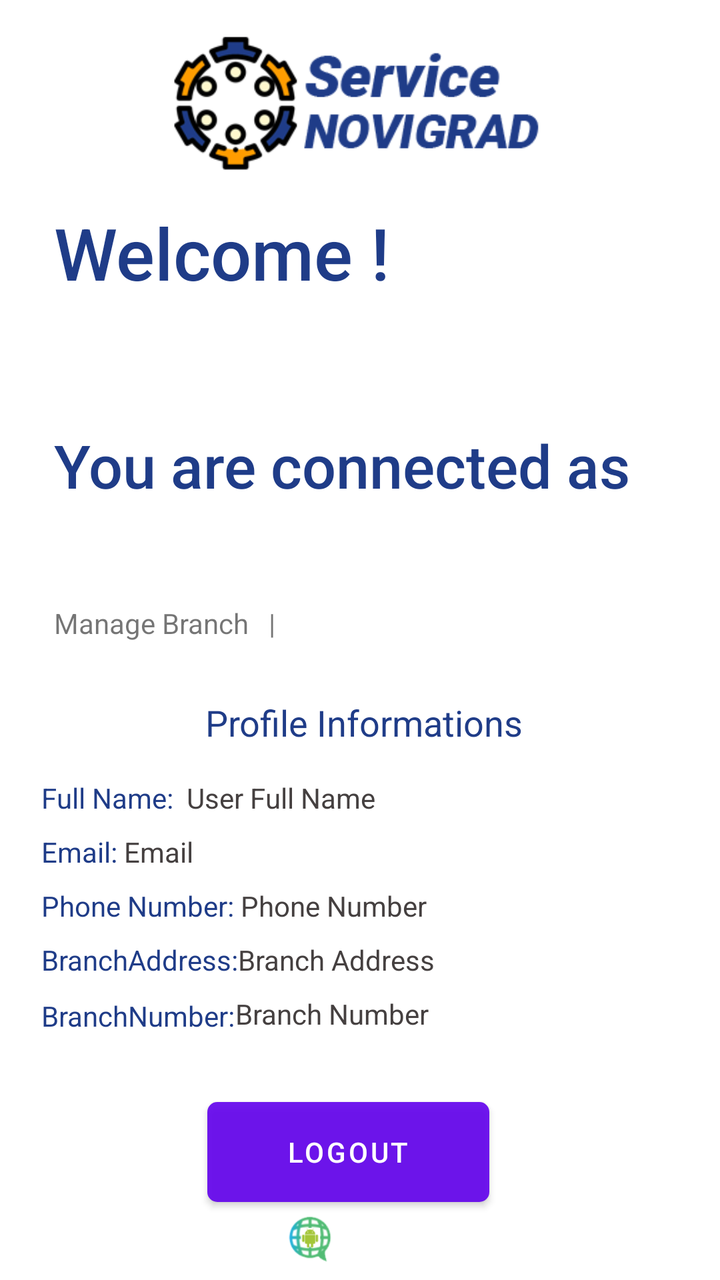
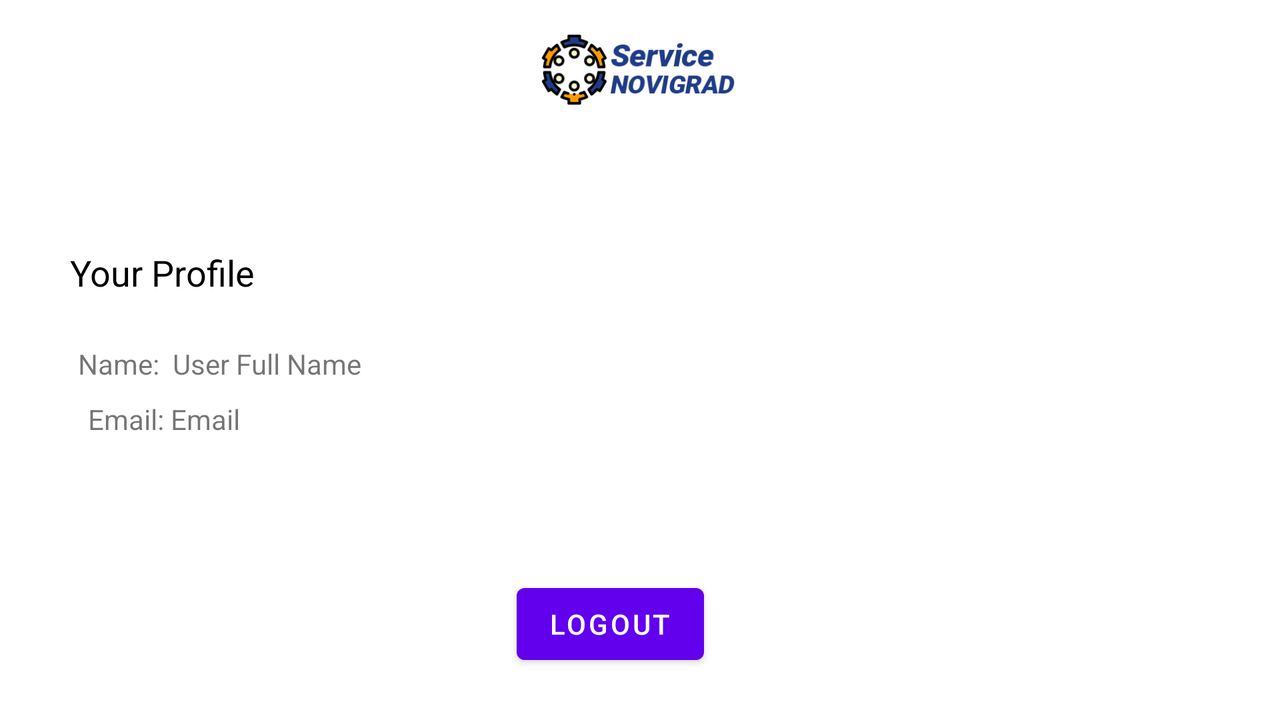

Compare how this app lays out the same screen by default and in its alternative resource folder. The renders come first, then the two layout files and the values they reference.
<!-- AndroidManifest.xml: application theme AppTheme -->
<!-- res/layout/activity_main.xml -->
<?xml version="1.0" encoding="utf-8"?>
<androidx.constraintlayout.widget.ConstraintLayout xmlns:android="http://schemas.android.com/apk/res/android"
    xmlns:app="http://schemas.android.com/apk/res-auto"
    xmlns:tools="http://schemas.android.com/tools"
    android:layout_width="match_parent"
    android:layout_height="match_parent"
    android:background="@drawable/bg1"
    tools:context=".MainActivity">

    <ImageView
        android:id="@+id/imageView5"
        android:layout_width="80dp"
        android:layout_height="26dp"
        android:layout_marginBottom="8dp"
        app:layout_constraintBottom_toBottomOf="parent"
        app:layout_constraintEnd_toEndOf="parent"
        app:layout_constraintStart_toStartOf="parent"
        app:srcCompat="@drawable/glbmlogo" />

    <TextView
        android:id="@+id/textViewFullName1"
        android:layout_width="wrap_content"
        android:layout_height="wrap_content"
        android:fontFamily="sans-serif-medium"
        android:text="hisname"
        android:textAppearance="@style/TextAppearance.AppCompat.Display3"
        android:textColor="#FFFFFF"
        android:textSize="36sp"
        app:layout_constraintStart_toStartOf="@+id/textViewWelcome"
        app:layout_constraintTop_toBottomOf="@+id/textViewWelcome" />

    <Button
        android:id="@+id/buttonLogout"
        android:layout_width="141dp"
        android:layout_height="50dp"
        android:layout_marginTop="16dp"
        android:background="@drawable/roundedlayout"
        android:text="Logout"
        app:layout_constraintEnd_toEndOf="parent"
        app:layout_constraintHorizontal_bias="0.473"
        app:layout_constraintStart_toStartOf="parent"
        app:layout_constraintTop_toBottomOf="@+id/textViewPhoneNumber" />

    <ImageView
        android:id="@+id/imageView2"
        android:layout_width="200dp"
        android:layout_height="70dp"
        android:layout_marginTop="16dp"
        app:layout_constraintEnd_toEndOf="parent"
        app:layout_constraintStart_toStartOf="parent"
        app:layout_constraintTop_toTopOf="parent"
        app:srcCompat="@drawable/logo" />

    <TextView
        android:id="@+id/textViewWelcome"
        android:layout_width="wrap_content"
        android:layout_height="54dp"
        android:layout_marginTop="16dp"
        android:capitalize="none"
        android:fontFamily="sans-serif-medium"
        android:text="Welcome !"
        android:textAppearance="@style/TextAppearance.AppCompat.Display3"
        android:textColor="@color/NovigradBlue"
        android:textSize="36sp"
        app:layout_constraintEnd_toEndOf="parent"
        app:layout_constraintHorizontal_bias="0.141"
        app:layout_constraintStart_toStartOf="parent"
        app:layout_constraintTop_toBottomOf="@+id/imageView2" />

    <TextView
        android:id="@+id/textViewConnectedAs"
        android:layout_width="wrap_content"
        android:layout_height="wrap_content"
        android:layout_marginTop="8dp"
        android:fontFamily="sans-serif-medium"
        android:text="You are connected as "
        android:textColor="@color/NovigradBlue"
        android:textSize="30sp"
        app:layout_constraintStart_toStartOf="@+id/textViewFullName1"
        app:layout_constraintTop_toBottomOf="@+id/textViewFullName1" />

    <TextView
        android:id="@+id/textViewRole"
        android:layout_width="wrap_content"
        android:layout_height="wrap_content"
        android:layout_marginTop="8dp"
        android:fontFamily="sans-serif-medium"
        android:text="role"
        android:textColor="#FFFFFF"
        android:textSize="30sp"
        app:layout_constraintStart_toStartOf="@+id/textViewConnectedAs"
        app:layout_constraintTop_toBottomOf="@+id/textViewConnectedAs" />

    <View
        android:id="@+id/textViewPhoneNumber"
        android:layout_width="352dp"
        android:layout_height="202dp"
        android:layout_marginTop="32dp"
        android:background="@drawable/roundedlayout2"
        app:layout_constraintEnd_toEndOf="parent"
        app:layout_constraintHorizontal_bias="0.6"
        app:layout_constraintStart_toStartOf="parent"
        app:layout_constraintTop_toBottomOf="@+id/textViewRole" />

    <TextView
        android:id="@+id/textViewBranchNumber"
        android:layout_width="wrap_content"
        android:layout_height="wrap_content"
        android:layout_marginTop="8dp"
        android:text="Branch Number"
        android:textColor="#454040"
        android:visibility="visible"
        app:layout_constraintStart_toEndOf="@+id/textViewBranchNumberNotToFill"
        app:layout_constraintTop_toBottomOf="@+id/textViewBranchAddress" />

    <TextView
        android:id="@+id/textViewBranchNumberNotToFill"
        android:layout_width="wrap_content"
        android:layout_height="wrap_content"
        android:layout_marginTop="36dp"
        android:text="BranchNumber:"
        android:textColor="@color/NovigradBlue"
        android:visibility="visible"
        app:layout_constraintStart_toStartOf="@+id/textViewPhoneNumberNotToFill"
        app:layout_constraintTop_toBottomOf="@+id/textViewPhoneNumberNotToFill" />

    <TextView
        android:id="@+id/textViewBranchAddress"
        android:layout_width="wrap_content"
        android:layout_height="wrap_content"
        android:layout_marginTop="8dp"
        android:text="Branch Address"
        android:textColor="#454040"
        android:visibility="visible"
        app:layout_constraintStart_toEndOf="@+id/textViewBranchAddressNotToFill"
        app:layout_constraintTop_toBottomOf="@+id/textViewPhoneNumbertoFill" />

    <TextView
        android:id="@+id/textViewBranchAddressNotToFill"
        android:layout_width="wrap_content"
        android:layout_height="wrap_content"
        android:layout_marginTop="8dp"
        android:text="BranchAddress:"
        android:textColor="@color/NovigradBlue"
        android:visibility="visible"
        app:layout_constraintStart_toStartOf="@+id/textViewPhoneNumberNotToFill"
        app:layout_constraintTop_toBottomOf="@+id/textViewPhoneNumberNotToFill" />

    <TextView
        android:id="@+id/textViewPhoneNumbertoFill"
        android:layout_width="wrap_content"
        android:layout_height="wrap_content"
        android:text="Phone Number"
        android:textColor="#454040"
        app:layout_constraintStart_toEndOf="@+id/textViewPhoneNumberNotToFill"
        app:layout_constraintTop_toTopOf="@+id/textViewPhoneNumberNotToFill" />

    <TextView
        android:id="@+id/textViewEmailToFill"
        android:layout_width="wrap_content"
        android:layout_height="wrap_content"
        android:text="Email"
        android:textColor="#454040"
        app:layout_constraintStart_toEndOf="@+id/textViewEmailnotToFill"
        app:layout_constraintTop_toTopOf="@+id/textViewEmailnotToFill" />

    <TextView
        android:id="@+id/textViewEmailnotToFill"
        android:layout_width="wrap_content"
        android:layout_height="wrap_content"
        android:layout_marginTop="8dp"
        android:text="Email: "
        android:textColor="@color/NovigradBlue"
        app:layout_constraintStart_toStartOf="@+id/textViewName"
        app:layout_constraintTop_toBottomOf="@+id/textViewName" />

    <TextView
        android:id="@+id/textViewFullName"
        android:layout_width="wrap_content"
        android:layout_height="wrap_content"
        android:layout_marginEnd="192dp"
        android:text="User Full Name"
        android:textColor="#454040"
        android:textSize="14sp"
        app:layout_constraintEnd_toEndOf="@+id/textViewPhoneNumber"
        app:layout_constraintHorizontal_bias="0.0"
        app:layout_constraintStart_toEndOf="@+id/textViewName"
        app:layout_constraintTop_toTopOf="@+id/textViewName" />

    <TextView
        android:id="@+id/textViewName"
        android:layout_width="wrap_content"
        android:layout_height="wrap_content"
        android:layout_marginStart="16dp"
        android:layout_marginTop="16dp"
        android:text="Full Name:  "
        android:textColor="@color/NovigradBlue"
        android:textSize="14sp"
        app:layout_constraintStart_toStartOf="@+id/textViewPhoneNumber"
        app:layout_constraintTop_toBottomOf="@+id/textViewPersonalnformations" />

    <TextView
        android:id="@+id/textViewPersonalnformations"
        android:layout_width="wrap_content"
        android:layout_height="wrap_content"
        android:layout_marginTop="16dp"
        android:text="Profile Informations"
        android:textColor="@color/NovigradBlue"
        android:textSize="18sp"
        app:layout_constraintEnd_toEndOf="@+id/textViewPhoneNumber"
        app:layout_constraintHorizontal_bias="0.508"
        app:layout_constraintStart_toStartOf="@+id/textViewPhoneNumber"
        app:layout_constraintTop_toTopOf="@+id/textViewPhoneNumber" />

    <TextView
        android:id="@+id/textViewPhoneNumberNotToFill"
        android:layout_width="wrap_content"
        android:layout_height="wrap_content"
        android:layout_marginTop="8dp"
        android:text="Phone Number: "
        android:textColor="@color/NovigradBlue"
        app:layout_constraintStart_toStartOf="@+id/textViewEmailnotToFill"
        app:layout_constraintTop_toBottomOf="@+id/textViewEmailnotToFill" />

    <TextView
        android:id="@+id/textViewManage"
        android:layout_width="wrap_content"
        android:layout_height="wrap_content"
        android:layout_marginBottom="12dp"
        android:text="Manage Branch   |"
        app:layout_constraintBottom_toTopOf="@+id/textViewPhoneNumber"
        app:layout_constraintStart_toStartOf="@+id/textViewRole" />

</androidx.constraintlayout.widget.ConstraintLayout>
<!-- resources referenced by this layout -->
<resources>
  <color name="NovigradBlue">#1f3c88</color>
  <!-- drawable glbmlogo: png bitmap (drawable, 31156 bytes) -->
  <!-- drawable logo: png bitmap (drawable, 33054 bytes) -->
  <!-- drawable roundedlayout (drawable) -->
  <?xml version="1.0" encoding="utf-8"?>
  <shape xmlns:android="http://schemas.android.com/apk/res/android"
      android:shape="rectangle">
      <solid android:color="#E6FFFFFF" />
      <corners
          android:bottomLeftRadius="5dp"
          android:bottomRightRadius="5dp"
          android:topLeftRadius="5dp"
          android:topRightRadius="5dp" />
  </shape>
  <!-- drawable roundedlayout2 (drawable) -->
  <?xml version="1.0" encoding="utf-8"?>
  <shape xmlns:android="http://schemas.android.com/apk/res/android"
      android:shape="rectangle">
      <solid android:color="#CDFFFFFF" />
      <corners
          android:bottomLeftRadius="30dp"
          android:bottomRightRadius="30dp"
          android:topLeftRadius="30dp"
          android:topRightRadius="30dp" />
  </shape>
</resources>
<!-- res/layout-land/activity_main.xml (the repository's variant of the layout above) -->
<!-- drawn on the phone turned sideways -->
<?xml version="1.0" encoding="utf-8"?>
<androidx.constraintlayout.widget.ConstraintLayout xmlns:android="http://schemas.android.com/apk/res/android"
    xmlns:app="http://schemas.android.com/apk/res-auto"
    xmlns:tools="http://schemas.android.com/tools"
    android:layout_width="match_parent"
    android:layout_height="match_parent"
    tools:context=".MainActivity">

    <TextView
        android:id="@+id/textView"
        android:layout_width="wrap_content"
        android:layout_height="wrap_content"
        android:layout_marginTop="24dp"
        android:text="Name:  "
        android:textSize="14sp"
        app:layout_constraintHorizontal_bias="0.066"
        app:layout_constraintLeft_toLeftOf="parent"
        app:layout_constraintRight_toRightOf="parent"
        app:layout_constraintTop_toBottomOf="@+id/textView3" />

    <Button
        android:id="@+id/buttonLogout"
        android:layout_width="wrap_content"
        android:layout_height="wrap_content"
        android:layout_marginBottom="24dp"
        android:onClick="logout"
        android:text="Logout"
        app:layout_constraintBottom_toBottomOf="parent"
        app:layout_constraintEnd_toEndOf="parent"
        app:layout_constraintHorizontal_bias="0.473"
        app:layout_constraintStart_toStartOf="parent" />

    <TextView
        android:id="@+id/textViewFullName"
        android:layout_width="wrap_content"
        android:layout_height="wrap_content"
        android:text="User Full Name"
        android:textSize="14sp"
        app:layout_constraintEnd_toEndOf="parent"
        app:layout_constraintHorizontal_bias="0.0"
        app:layout_constraintStart_toEndOf="@+id/textView"
        app:layout_constraintTop_toTopOf="@+id/textView" />

    <ImageView
        android:id="@+id/imageView2"
        android:layout_width="216dp"
        android:layout_height="37dp"
        android:layout_marginTop="16dp"
        app:layout_constraintEnd_toEndOf="parent"
        app:layout_constraintStart_toStartOf="parent"
        app:layout_constraintTop_toTopOf="parent"
        app:srcCompat="@drawable/logo" />

    <TextView
        android:id="@+id/textView3"
        android:layout_width="wrap_content"
        android:layout_height="wrap_content"
        android:layout_marginStart="8dp"
        android:layout_marginTop="124dp"
        android:text="Your Profile"
        android:textColor="#000000"
        android:textSize="18sp"
        app:layout_constraintEnd_toEndOf="parent"
        app:layout_constraintHorizontal_bias="0.05"
        app:layout_constraintStart_toStartOf="parent"
        app:layout_constraintTop_toTopOf="parent" />

    <TextView
        android:id="@+id/textView4"
        android:layout_width="wrap_content"
        android:layout_height="wrap_content"
        android:layout_marginStart="44dp"
        android:layout_marginTop="8dp"
        android:text="Email: "
        app:layout_constraintBottom_toBottomOf="parent"
        app:layout_constraintStart_toStartOf="parent"
        app:layout_constraintTop_toBottomOf="@+id/textView"
        app:layout_constraintVertical_bias="0.005" />

    <TextView
        android:id="@+id/textViewEmail"
        android:layout_width="wrap_content"
        android:layout_height="wrap_content"
        android:text="Email"
        app:layout_constraintStart_toEndOf="@+id/textView4"
        app:layout_constraintTop_toTopOf="@+id/textView4" />

</androidx.constraintlayout.widget.ConstraintLayout>
<!-- resources referenced by the variant -->
<!-- as the phone turned sideways resolves them -->
<resources>
  <!-- drawable logo: png bitmap (drawable, 33054 bytes) -->
</resources>
